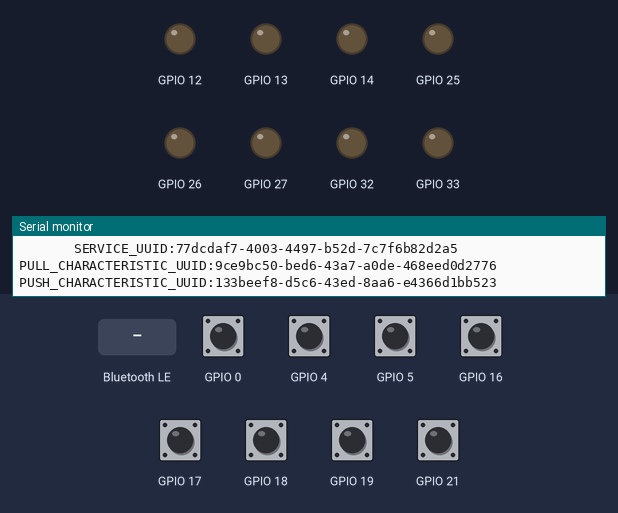
Bench run of a sketch on a simulated ESP32. On the bench: output pins drawn as LEDs (lit = HIGH), the last lines printed to the serial monitor. The test bench sets the inputs (shaded band); at power-on: GPIO 0, GPIO 4, GPIO 5, GPIO 16–19, GPIO 21 HIGH. Nothing arrives over Bluetooth unless stated; a phone connects over Bluetooth LE 3 s after start.

Above: at 1.2 s.
1.3 s: GPIO 0 pulled LOW for 0.15 s
At 2.0 s:
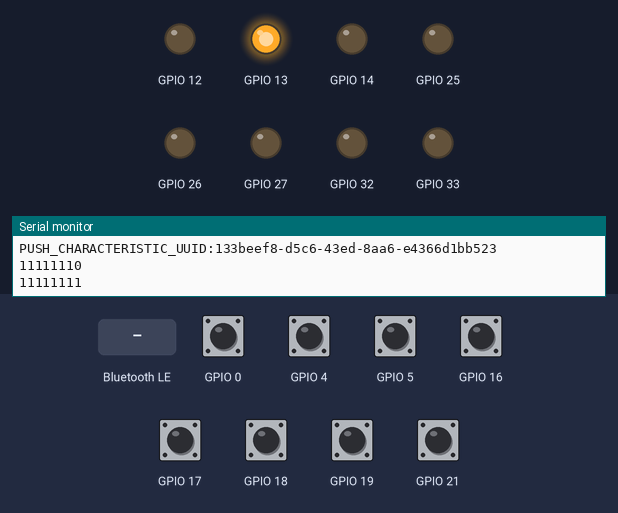
2.9 s: Bluetooth LE write "1" received
At 4.1 s:
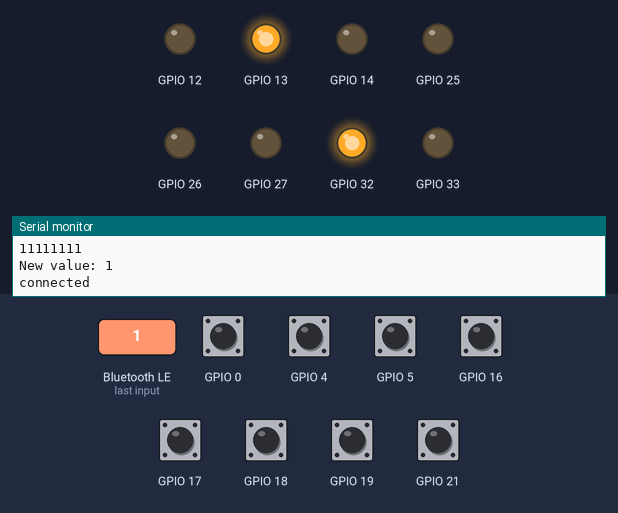
4.4 s: GPIO 4 pulled LOW for 0.15 s
At 5.6 s:
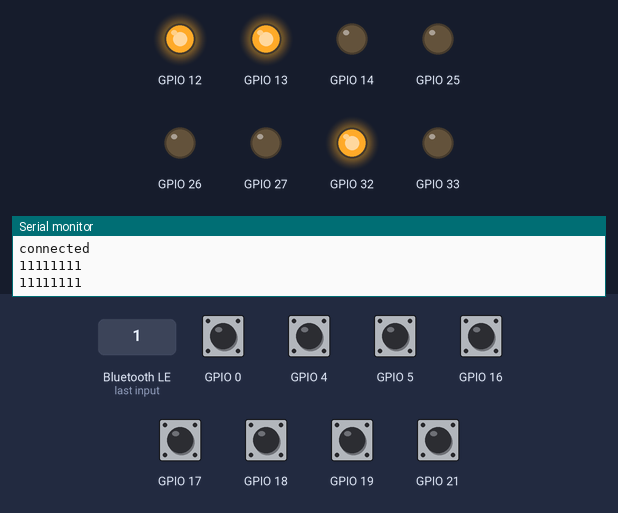
6.0 s: GPIO 5 pulled LOW for 0.15 s
At 6.8 s:
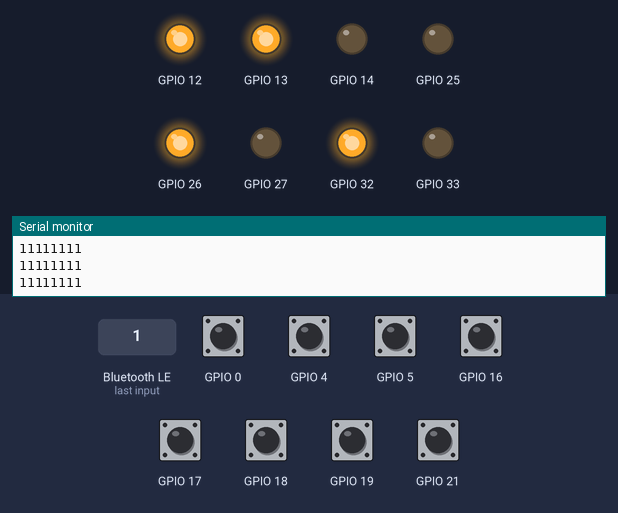
7.6 s: GPIO 16 pulled LOW for 0.15 s
At 8.0 s:
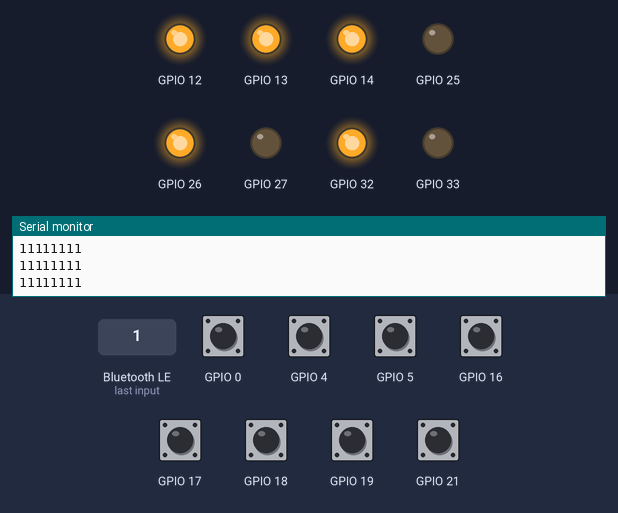
9.2 s: GPIO 17 pulled LOW for 0.15 s
At 10.4 s:
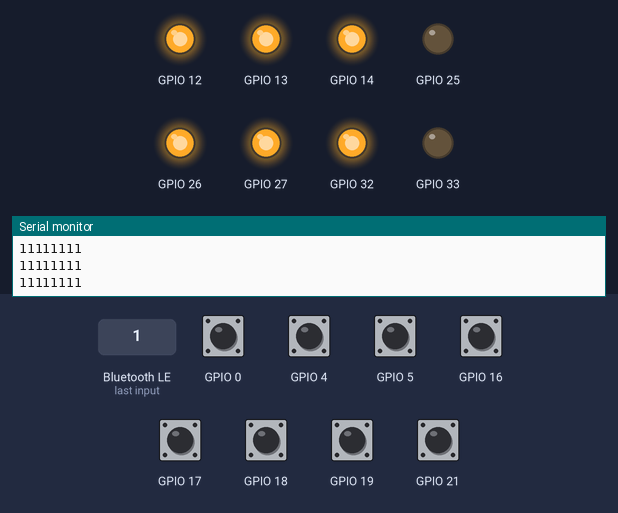
Timing chart, 0 to 11.8 s (numbered marks = the images above; inputs shaded):
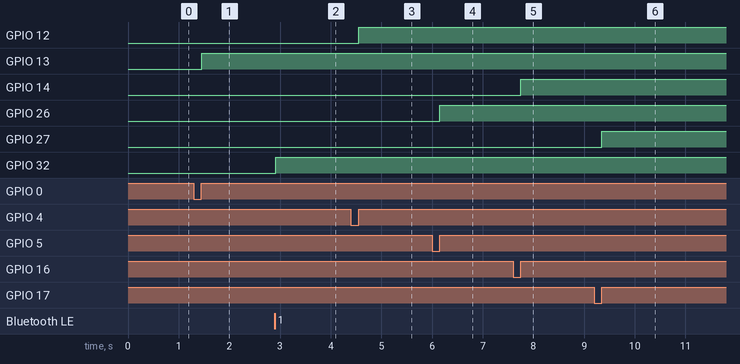

The sketch:

BLE_Veloce.ino
```cpp
/*
    Based on Neil Kolban example for IDF: https://github.com/nkolban/esp32-snippets/blob/master/cpp_utils/tests/BLE%20Tests/SampleWrite.cpp
    Ported to Arduino ESP32 by Evandro Copercini
*/

#include <BLEDevice.h>
#include <BLEUtils.h>
#include <BLEServer.h>
#include <Veloce.h>

bool status[N_OUT];
/*
message:
8 bytes
0 lights
1 left
2 right
3 brake
4 horn
5 reserved
6 reserved
7 reserved
*/

// See the following for generating UUIDs:
// https://www.uuidgenerator.net/

#define             SERVICE_UUID "77dcdaf7-4003-4497-b52d-7c7f6b82d2a5"
#define PULL_CHARACTERISTIC_UUID "9ce9bc50-bed6-43a7-a0de-468eed0d2776"
#define PUSH_CHARACTERISTIC_UUID "133beef8-d5c6-43ed-8aa6-e4366d1bb523"
bool LightState = false;
#define LIGHTPIN OUT_1

BLECharacteristic VeloceLightsPushCharacteristic
(
 PUSH_CHARACTERISTIC_UUID,
 BLECharacteristic::PROPERTY_NOTIFY |
 BLECharacteristic::PROPERTY_READ |
 BLECharacteristic::PROPERTY_WRITE
 );

BLEDescriptor VeloceLightsPushDescriptor(PUSH_CHARACTERISTIC_UUID);

bool deviceConnected = false;

class MyCallbacks: public BLECharacteristicCallbacks {
    void onWrite(BLECharacteristic *pCharacteristic) {
      std::string value = pCharacteristic->getValue();
      if (value.length() > 0) {
        Serial.print("New value: ");
        for (int i = 0; i < value.length(); i++){
          Serial.print(value[i]);
	}
        Serial.println();
        if (value[0] == '1'){
          LightState = true;
	}
        else if(value[0] == '0'){
          LightState = false;
	}
        digitalWrite(LIGHTPIN,LightState);
      }
    }

    void onRead(BLECharacteristic* pCharacteristic){
      Serial.println("onRead()");
      char msg[N_OUT + 1] = "00000000";
      for(int i = 0; i < N_OUT; i++){
	if(status[i]){
	  msg[i] = '1';
	}
	else{
	  msg[i] = '0';
	}
      }
      pCharacteristic->setValue(msg);
    }
};
class MyServerCallbacks: public BLEServerCallbacks {
    void onConnect(BLEServer* pServer) {
      Serial.println("connected");
      deviceConnected = true;
    };

    void onDisconnect(BLEServer* pServer) {
      Serial.println("disconnected");
      deviceConnected = false;
    }
};

void setup() {
  Serial.begin(115200);
  Serial.println("Cafe Veloce");
  Serial.print("       SERVICE_UUID:");
  Serial.println(SERVICE_UUID);
  Serial.print("PULL_CHARACTERISTIC_UUID:");
  Serial.println(PULL_CHARACTERISTIC_UUID);
  Serial.print("PUSH_CHARACTERISTIC_UUID:");
  Serial.println(PUSH_CHARACTERISTIC_UUID);

  for (int i = 0; i < N_OUT; i++){
    pinMode(OUT_PINS[i],OUTPUT);
    pinMode(IN_PINS[i],INPUT_PULLUP);

    status[i] = digitalRead(IN_PINS[i]);
    digitalWrite(OUT_PINS[i], !status[i]);
  }

  for (int i = 0; i < N_IN; i++){
  }

  BLEDevice::init("Cafe Veloce");
  BLEServer *pServer = BLEDevice::createServer();

  BLEService *pService = pServer->createService(SERVICE_UUID);

  BLECharacteristic *pCharacteristic = pService->createCharacteristic(
                                         PULL_CHARACTERISTIC_UUID,
                                         BLECharacteristic::PROPERTY_READ |
                                         BLECharacteristic::PROPERTY_WRITE
                                       );
  pService->addCharacteristic(&VeloceLightsPushCharacteristic);
  VeloceLightsPushDescriptor.setValue("Veloce Light Status");
  VeloceLightsPushCharacteristic.addDescriptor(&VeloceLightsPushDescriptor);

  pCharacteristic->setCallbacks(new MyCallbacks());
  pServer->setCallbacks(new MyServerCallbacks());
  pCharacteristic->setValue("0");
  pService->start();

  BLEAdvertising *pAdvertising = pServer->getAdvertising();
  pAdvertising->start();
}

void loop() {
  bool status_changed = false;

  for(int i=0; i < N_OUT; i++){
    bool val = digitalRead(IN_PINS[i]);
    if(status[i] != val){
      status[i] = val;
      status_changed = true;
      digitalWrite(OUT_PINS[i], val);
    }
  }
  if(status_changed){
    update_ble_client();
  }
}

void update_ble_client(){
  char *msg = "00000000";
  for(int i = 0; i < N_OUT; i++){
    if(status[i]){
      msg[i] = '1';
    }
  }
  if(deviceConnected){
    VeloceLightsPushCharacteristic.setValue(msg);
    VeloceLightsPushCharacteristic.notify();
  }
  Serial.println(msg);
}
```

Measured:
- after the input at 1.3 s, GPIO 13: LOW → HIGH after 0.15 s
- after the input at 2.9 s, GPIO 32: LOW → HIGH at once
- after the input at 4.4 s, GPIO 12: LOW → HIGH after 0.15 s
- after the input at 6.0 s, GPIO 26: LOW → HIGH after 0.15 s
- after the input at 7.6 s, GPIO 14: LOW → HIGH after 0.15 s
- after the input at 9.2 s, GPIO 27: LOW → HIGH after 0.15 s
